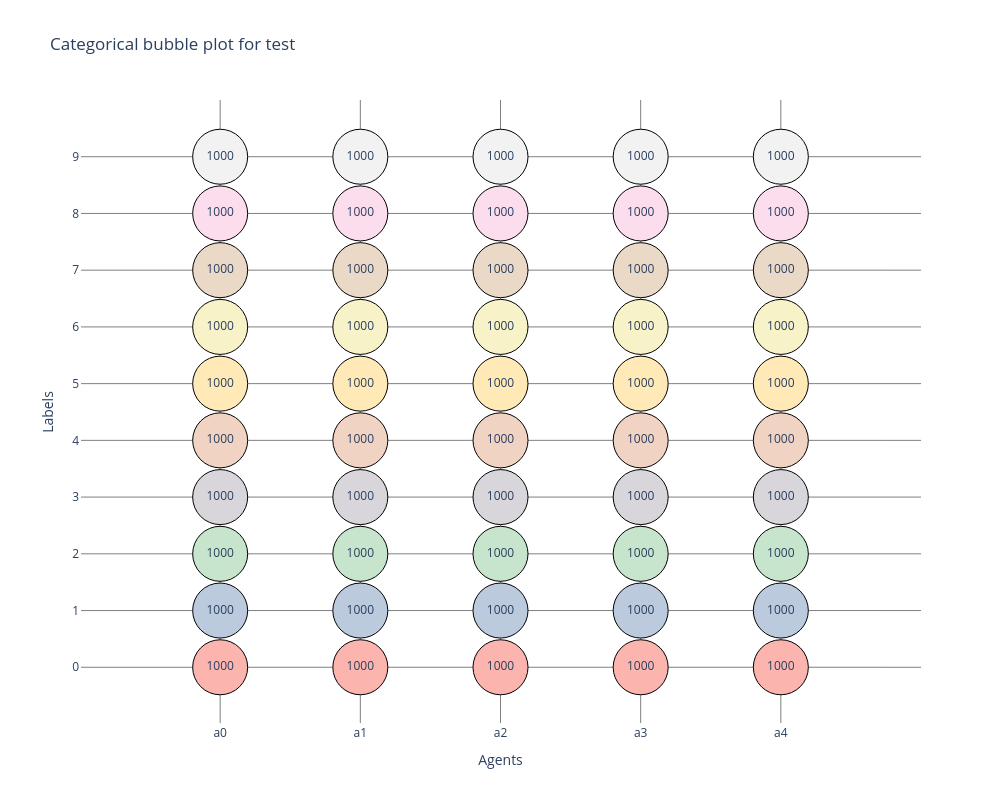

Notebook cell for this chart:
### Markdown cell above
# Data split

1. Bubble plot for every stage (3)

### Code cell
import pandas as pd
import plotly.graph_objects as go
import numpy as np
import branca.colormap as cm
from matplotlib.colors import to_hex

data = pd.read_csv(r"C:/Users/samue/OneDrive/Escritorio/Tareas UNI/tfg/tfg_samuel/vis/xperiments/experimentos_con_cnn/05_non_complete/raw/data_split.csv")
agents = data.agent.unique()

cmaps = [cm.linear.Pastel1_03.scale(0, 2),
         cm.linear.Pastel1_04.scale(0, 3),
         cm.linear.Pastel1_05.scale(0, 4),
         cm.linear.Pastel1_06.scale(0, 5),
         cm.linear.Pastel1_07.scale(0, 6),
         cm.linear.Pastel1_08.scale(0, 7),
         cm.linear.Pastel1_09.scale(0, 8)]
dic_cmaps = {str(i+3):cmap for i,cmap in enumerate(cmaps)}
labels = data.label.unique()

try:
    cmap = dic_cmaps[str(len(labels))]
except KeyError:
    if len(labels) < 3:
        cmap = cm.linear.Pastel1_03.scale(0, len(labels)-1)
    else:
        cmap = cm.linear.Pastel1_09.scale(0, len(labels)-1)

colors = ["white"] + [cmap(i) for i in range(len(labels))] + ["white"]
colors = list(map(to_hex, colors))

figs = []
phases = ["train", "validation", "test"]
visible = True
for phase in phases:
    fig = go.Figure()
    labels = data.label.unique()
    X = np.zeros((len(labels) + 2, len(agents) + 2))
    for i, agent in enumerate(agents):
        split_data = data[(data.agent == agent) & (data.description == phase)]
        for x, (_, row) in enumerate(split_data.iterrows()):
            X[row.label + 1, i + 1] = row["count"]

    scale = 10
    M, N = X.shape
    X_sizes = X.copy()
    for i in range(M):
        xmin, xmax = X_sizes[i, :].min(), X_sizes[i, :].max()
        tmin, tmax = 20, 55
        X_sizes[i, :] = (X_sizes[i, :] - xmin) / (xmax - xmin) * (
            tmax - tmin
        ) + tmin
    x = []
    y = []
    colores = []
    sizes = []
    texts = []
    for j in range(N):
        for i in range(M):
            color = colors[i]
            if X[i, j] != 0:
                x.append(j)
                y.append(i)
                colores.append(color)
                sizes.append(X_sizes[i, j])
                texts.append(f"{int(X[i,j])}")
    fig.add_trace(
        go.Scatter(
            mode="markers+text",
            x=x,
            y=y,
            marker=dict(color=colores, size=sizes, opacity=1),
            text=texts,
            line=dict(color="black", width=1),
            visible=visible,
            hovertemplate="<br><b>Agent</b>: %{x}<br>"
            + "<br><b>Digit</b>: %{y}<br>"
            + "<br><b>Samples</b>: %{text}<br>",
        )
    )

    # Update the figure layout with the dropdown menu
    fig.update_layout(
        title_text=f"Categorical bubble plot for {phase}",
        xaxis_title="Agents",
        yaxis_title="Labels",
    )

    fig.update_layout(xaxis_range=[0, len(agents) + 1])
    fig.update_layout(yaxis_range=[0, len(colors) - 1])
    fig.update_layout(width=143 * (len(agents) + 2))
    fig.update_layout(height=67 * len(colors))
    fig.update_layout(plot_bgcolor="rgb(256,256,256)")
    fig.update_xaxes(
        ticktext=agents,
        tickvals=list(range(1, len(agents) + 1)),
        showgrid=True,
        gridwidth=1,
        gridcolor="grey",
    )
    fig.update_yaxes(
        ticktext=sorted(labels),
        tickvals=list(range(1, len(labels) + 1)),
        showgrid=True,
        gridwidth=1,
        gridcolor="grey",
    )
    figs.append(fig)
figs[2]

### Figure 1 — Plotly figure (JSON) as saved in the notebook; plotly's stock layout.template omitted (floating-point values rounded to 4 significant figures)
{"data": [{"hovertemplate": "<br><b>Agent</b>: %{x}<br><br><b>Digit</b>: %{y}<br><br><b>Samples</b>: %{text}<br>", "line": {"color": "black", "width": 1}, "marker": {"color": ["#fbb4ae", "#bbcbdd", "#c7e5cc", "#d8d6da", "#f0d3c2", "#ffeab7", "#f7f2c7", "#ebd9c8", "#fcdded", "#f2f2f2", "#fbb4ae", "#bbcbdd", "#c7e5cc", "#d8d6da", "#f0d3c2", "#ffeab7", "#f7f2c7", "#ebd9c8", "#fcdded", "#f2f2f2", "#fbb4ae", "#bbcbdd", "#c7e5cc", "#d8d6da", "#f0d3c2", "#ffeab7", "#f7f2c7", "#ebd9c8", "#fcdded", "#f2f2f2", "#fbb4ae", "#bbcbdd", "#c7e5cc", "#d8d6da", "#f0d3c2", "#ffeab7", "#f7f2c7", "#ebd9c8", "#fcdded", "#f2f2f2", "#fbb4ae", "#bbcbdd", "#c7e5cc", "#d8d6da", "#f0d3c2", "#ffeab7", "#f7f2c7", "#ebd9c8", "#fcdded", "#f2f2f2"], "opacity": 1, "size": [55, 55, 55, 55, 55, 55, 55, 55, 55, 55, 55, 55, 55, 55, 55, 55, 55, 55, 55, 55, 55, 55, 55, 55, 55, 55, 55, 55, 55, 55, 55, 55, 55, 55, 55, 55, 55, 55, 55, 55, 55, 55, 55, 55, 55, 55, 55, 55, 55, 55]}, "mode": "markers+text", "text": ["1000", "1000", "1000", "1000", "1000", "1000", "1000", "1000", "1000", "1000", "1000", "1000", "1000", "1000", "1000", "1000", "1000", "1000", "1000", "1000", "1000", "1000", "1000", "1000", "1000", "1000", "1000", "1000", "1000", "1000", "1000", "1000", "1000", "1000", "1000", "1000", "1000", "1000", "1000", "1000", "1000", "1000", "1000", "1000", "1000", "1000", "1000", "1000", "1000", "1000"], "type": "scatter", "visible": true, "x": [1, 1, 1, 1, 1, 1, 1, 1, 1, 1, 2, 2, 2, 2, 2, 2, 2, 2, 2, 2, 3, 3, 3, 3, 3, 3, 3, 3, 3, 3, 4, 4, 4, 4, 4, 4, 4, 4, 4, 4, 5, 5, 5, 5, 5, 5, 5, 5, 5, 5], "y": [1, 2, 3, 4, 5, 6, 7, 8, 9, 10, 1, 2, 3, 4, 5, 6, 7, 8, 9, 10, 1, 2, 3, 4, 5, 6, 7, 8, 9, 10, 1, 2, 3, 4, 5, 6, 7, 8, 9, 10, 1, 2, 3, 4, 5, 6, 7, 8, 9, 10]}], "layout": {"height": 804, "plot_bgcolor": "rgb(256,256,256)", "title": {"text": "Categorical bubble plot for test"}, "width": 1001, "xaxis": {"gridcolor": "grey", "gridwidth": 1, "range": [0, 6], "showgrid": true, "ticktext": ["a0", "a1", "a2", "a3", "a4"], "tickvals": [1, 2, 3, 4, 5], "title": {"text": "Agents"}}, "yaxis": {"gridcolor": "grey", "gridwidth": 1, "range": [0, 11], "showgrid": true, "ticktext": [0, 1, 2, 3, 4, 5, 6, 7, 8, 9], "tickvals": [1, 2, 3, 4, 5, 6, 7, 8, 9, 10], "title": {"text": "Labels"}}}}
